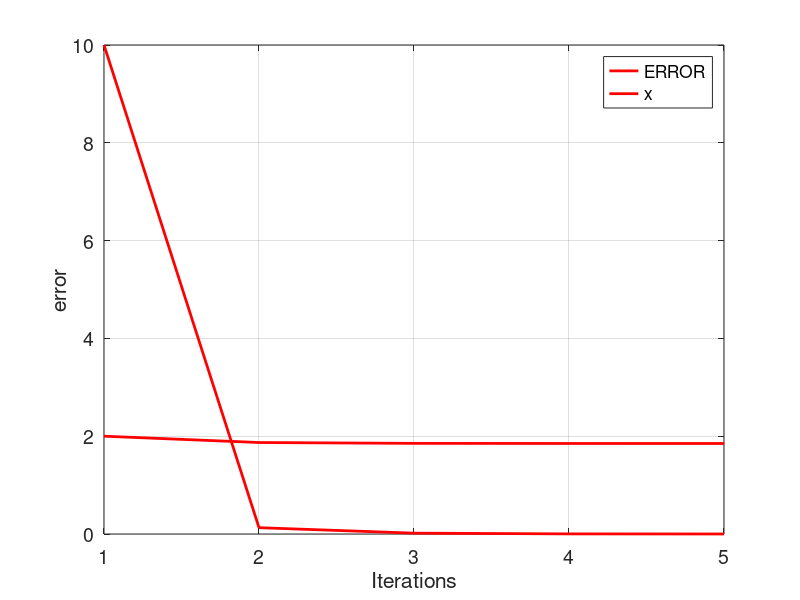

Write the MATLAB code that produced this figure.
init_value=2
i=1;
e(i)=10;
while(e(i)> 0.001)
    if(i == 1)
        x(i) = init_value;
    end
    g(i)=real(sqrt((x(i)+5)/2))
    i=i+1;
    x(i)=g(i-1);
    e(i)=abs(x(i-1)-x(i));
    if (e(i)>50);
        break;
    end
end

tamanio=size(e);
iter=1:1:tamanio(2);


figure('DefaultAxesFontSize',14)
set(gcf,'color','white');
plot (iter,e,'color',[1 0 0],'LineWidth',2);
grid on
xlabel('Iterations')
ylabel('error')
legend('ERROR')
hold on
plot (iter,x,'color',[1 0 0],'LineWidth',2);
grid on
xlabel('Iterations')
%ylabel('error')
legend('ERROR','x')

